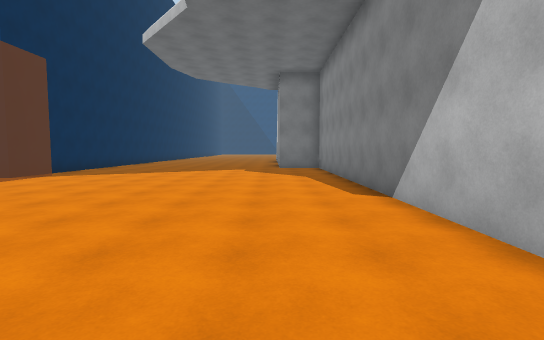
view 1 (above)

16 first-person views from a walk through a 3-D level made in the Unity game engine. The camera is 1.5 m above the floor, tilts 4° down and sees 85° across. The floor is counted in squares, 2 m on a side. Each view is taken from the middle of a square. On the plan, view 1 faces up. The plan holds only what a view shows up to about 10 squares ahead; the rest is blank. The place goes on beyond the plan. The player is left out. Some animated figures are not drawn.

view 2
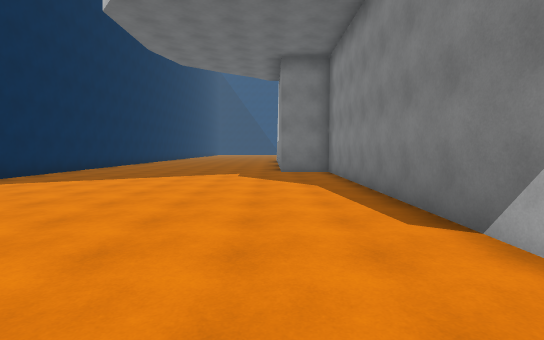

view 3
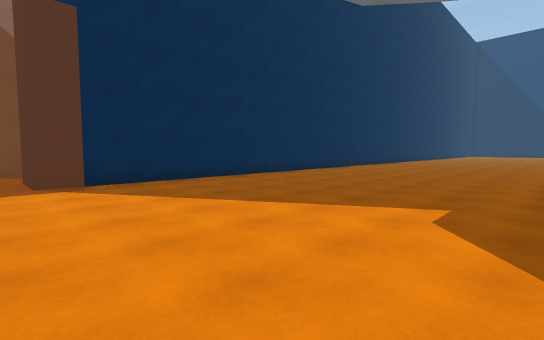

view 4
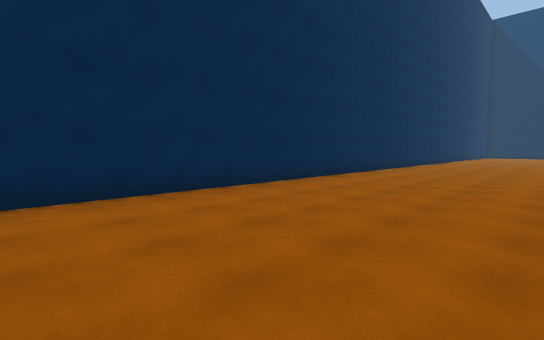

view 5
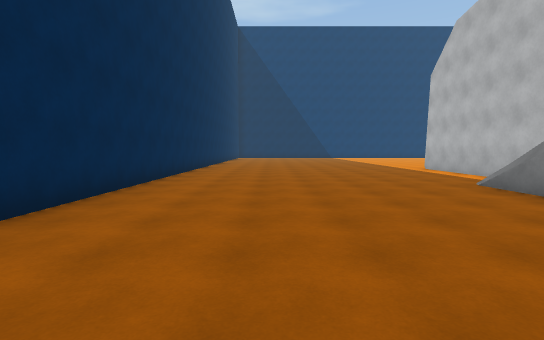

view 6
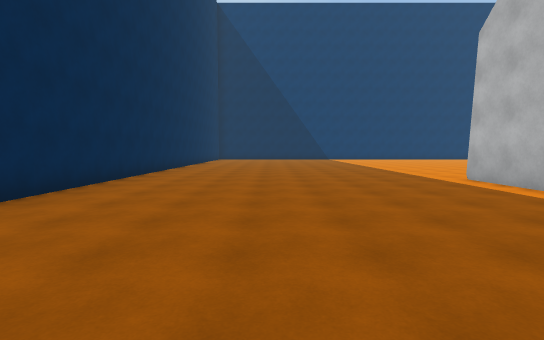

view 7
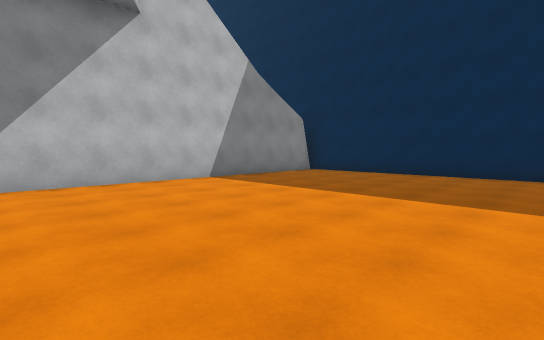

view 8
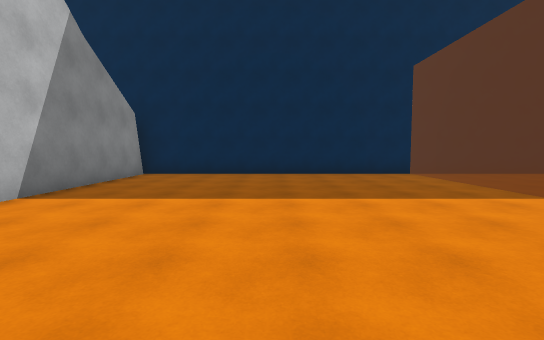

view 9
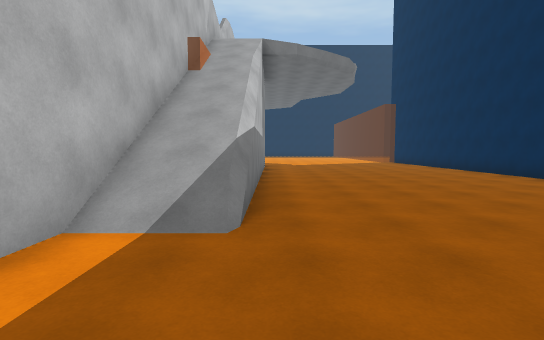

view 10
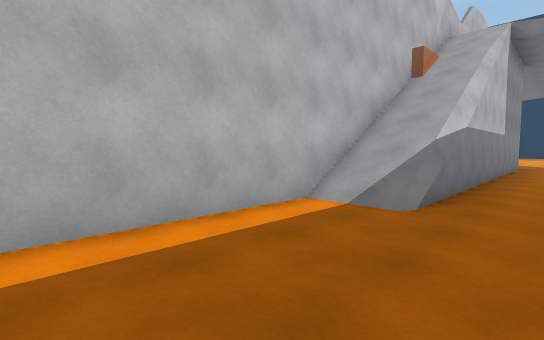

view 11
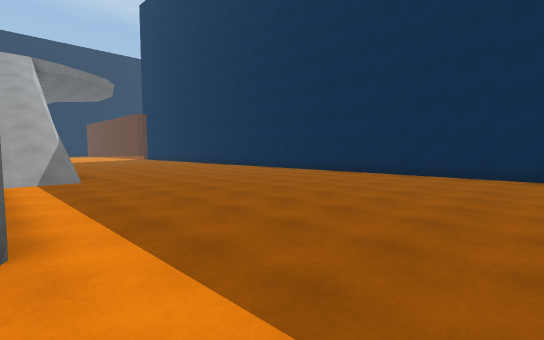

view 12
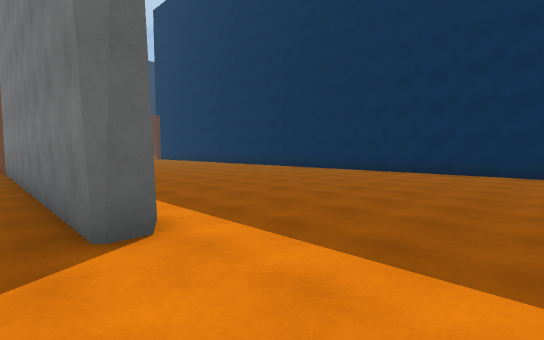

view 13
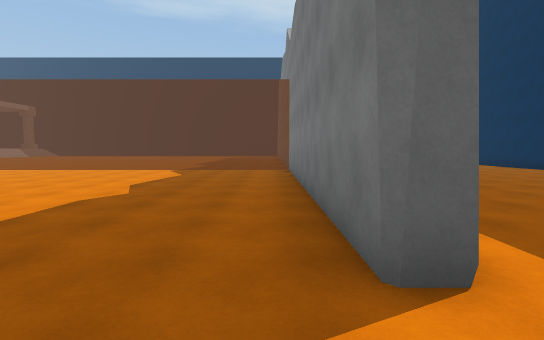

view 14
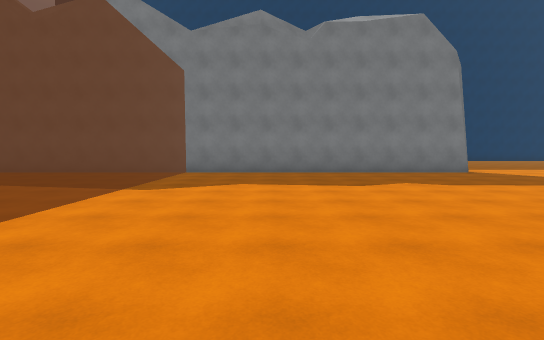

view 15
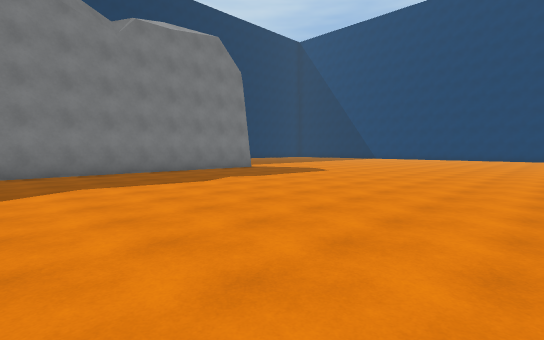

view 16
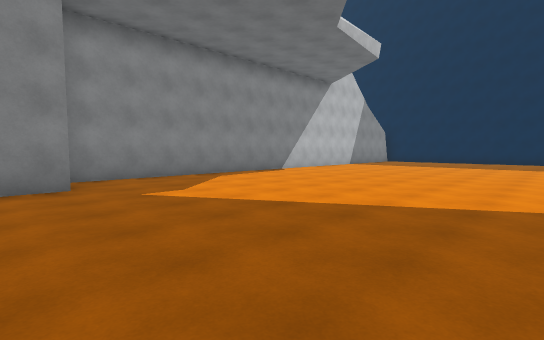

### Floor plan
Key: @ floor where view 1 was taken; # wall or solid block; . main floor; : floor 8.5 m higher than the main floor; / step, stairs or slope.
Columns run from 8 left of view 1 to 12 right of it. Each row starts with its distance up from view 1.
 30  #..........     ...
 29  #..........    .....
 28  #............ ......
 27  #........#..........
 26  #........#..........
 25  #........#..........
 24  #........#..........
 23  #........#..........
 22  #......./#..........
 21  #......./#..........
 20  #......./#..........
 19  #......./#..........
 18  #......./#
 17  #......./#
 16  #......./#....
 15  #....../:#....
 14  #....../ #...
 13  #....../ #.
 12  #....../:#
 11  #........#
 10  #........#
  9  #........#
  8  #........#
  7   ........#
  6   ........#
  5   ........#
  4   ........#
  3   ........#
  2    .......#
  1    .......#
  0   ......@.#
 -1   ........#
 -2   ........#
 -3   ........#
 -4   ........#
 -5 ###########

Positions as (right, up) in squares from view 1, and headings:
1: (0, 0), facing up
2: (0, 2), facing up
3: (0, 7), facing up-left
4: (-2, 12), facing up-left
5: (-4, 16), facing up
6: (-3, 20), facing up
7: (-5, 4), facing down-right
8: (-2, 4), facing down
9: (0, 25), facing down
10: (-1, 26), facing down-right
11: (2, 30), facing down-left
12: (3, 30), facing down-left
13: (3, 29), facing down
14: (12, 21), facing left
15: (12, 19), facing up-left
16: (-6, 13), facing down-right
